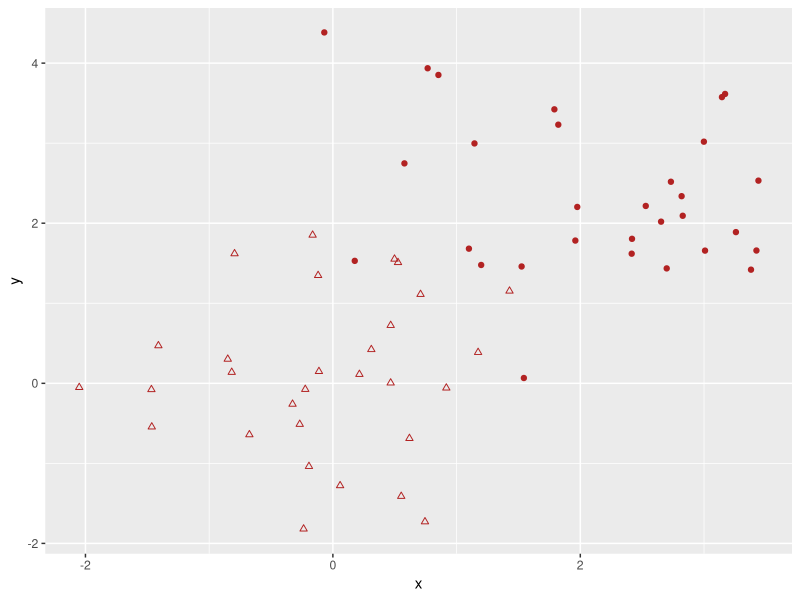
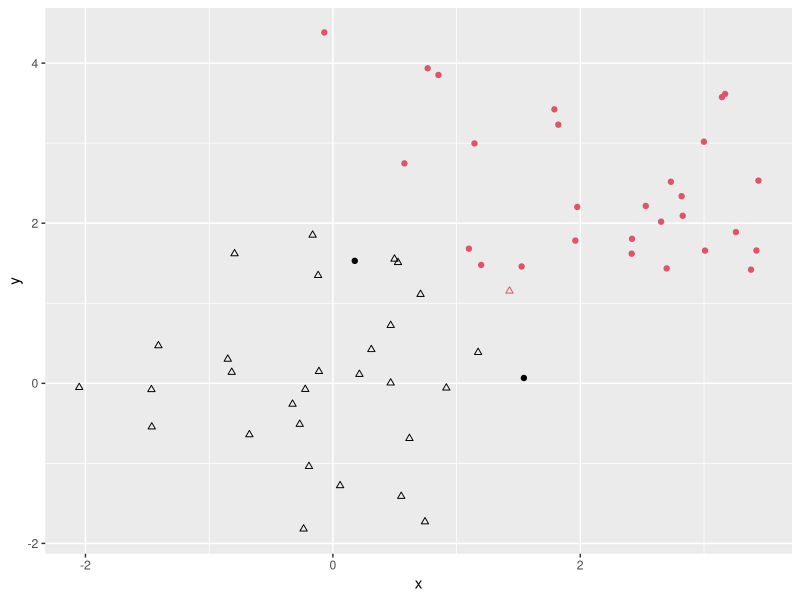
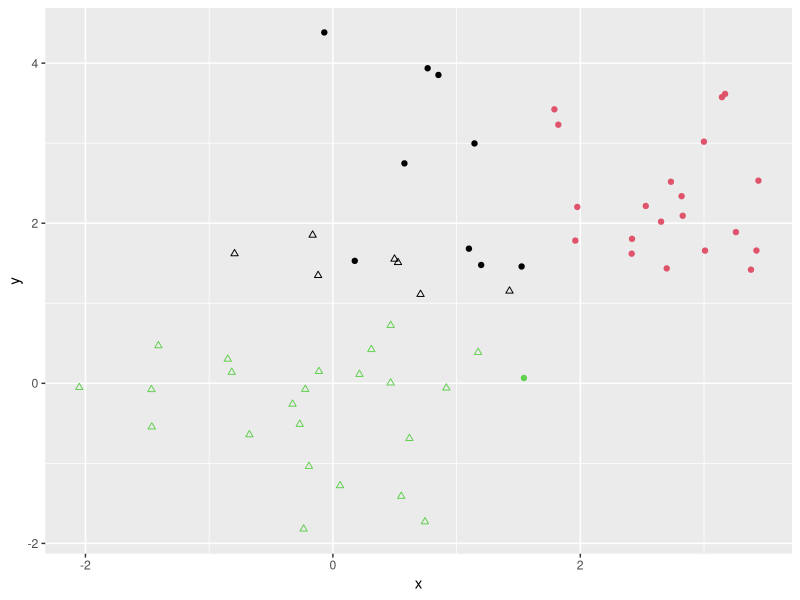
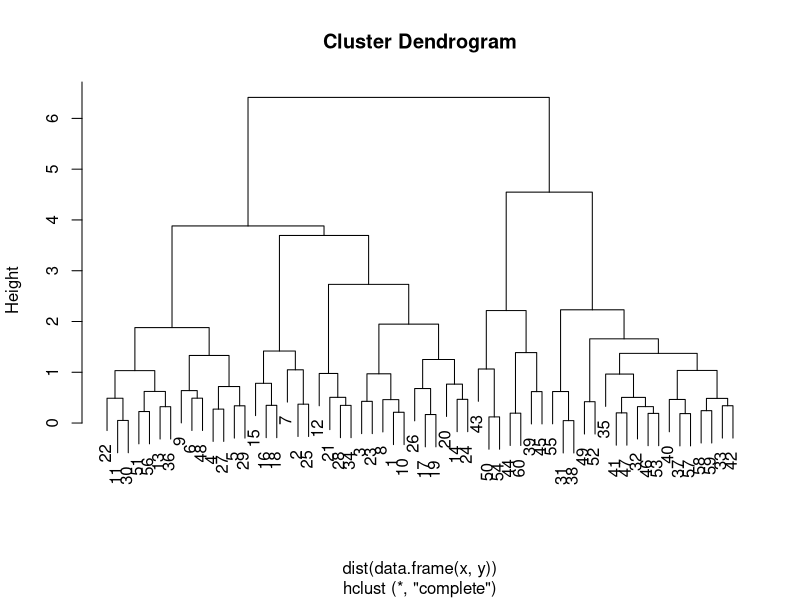

The R source for these figures, in order:
## ---- chunk 1
set.seed(101)
x = c(rnorm(30),rnorm(30,mean=2.25))
y = c(rnorm(30),rnorm(30,mean=2.25))
s = c(rep(2,30),rep(19,30))
library(ggplot2)
ggplot(data=data.frame(x,y),mapping=aes(x=x,y=y)) + geom_point(color="firebrick",shape=s)
## ---- chunk 2
km.out = kmeans(data.frame(x,y),2,nstart=20)
color = km.out$cluster
ggplot(data=data.frame(x,y),mapping=aes(x=x,y=y)) + geom_point(color=color,shape=s)
## ---- chunk 3
km.out
## ---- chunk 4
km.out$totss
sum(dist(data.frame(x,y))^2)/length(x) # gets the same result!
## ---- chunk 5
km.out = kmeans(data.frame(x,y),3,nstart=20)
color = km.out$cluster
ggplot(data=data.frame(x,y),mapping=aes(x=x,y=y)) + geom_point(color=color,shape=s)
km.out
## ---- chunk 6
hc.out = hclust(dist(data.frame(x,y)),method="complete")
plot(hc.out)
